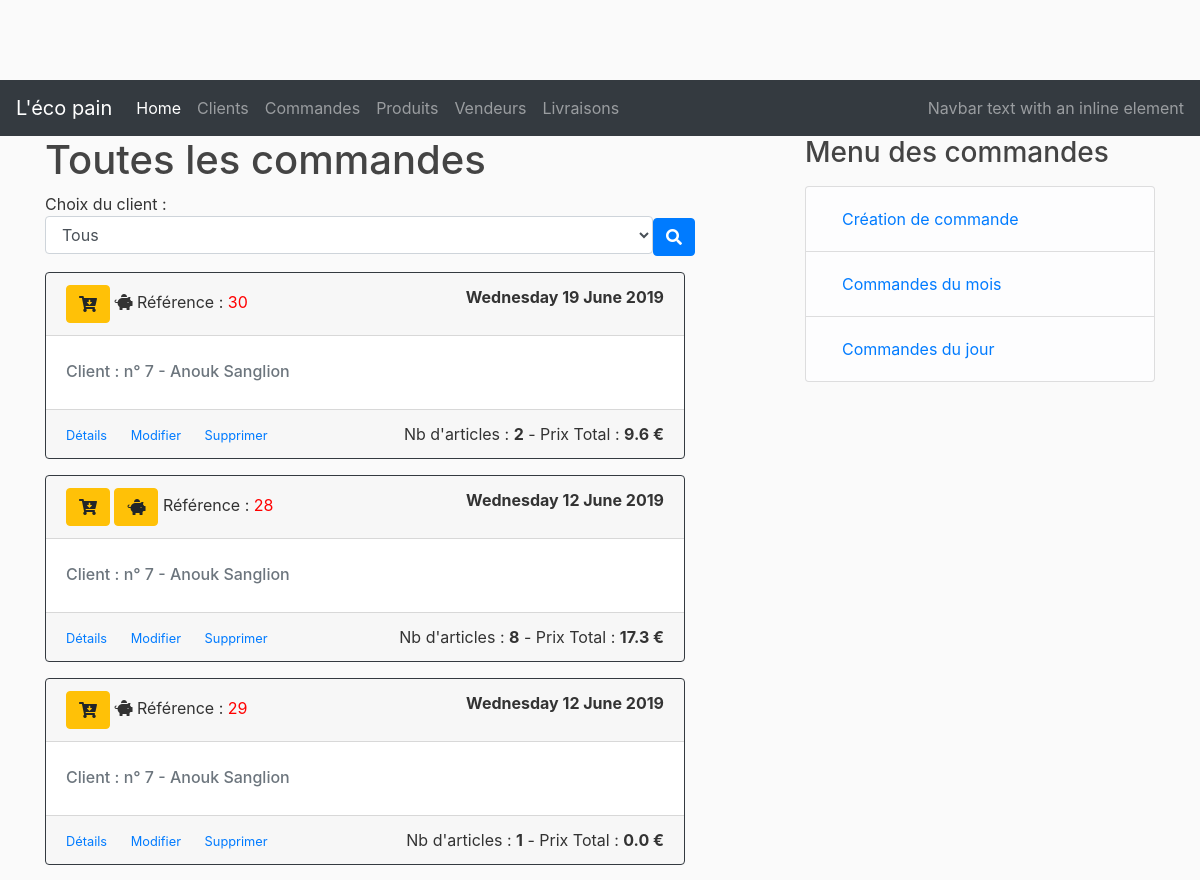
The page /orders (upper part) on the database as committed earlier.
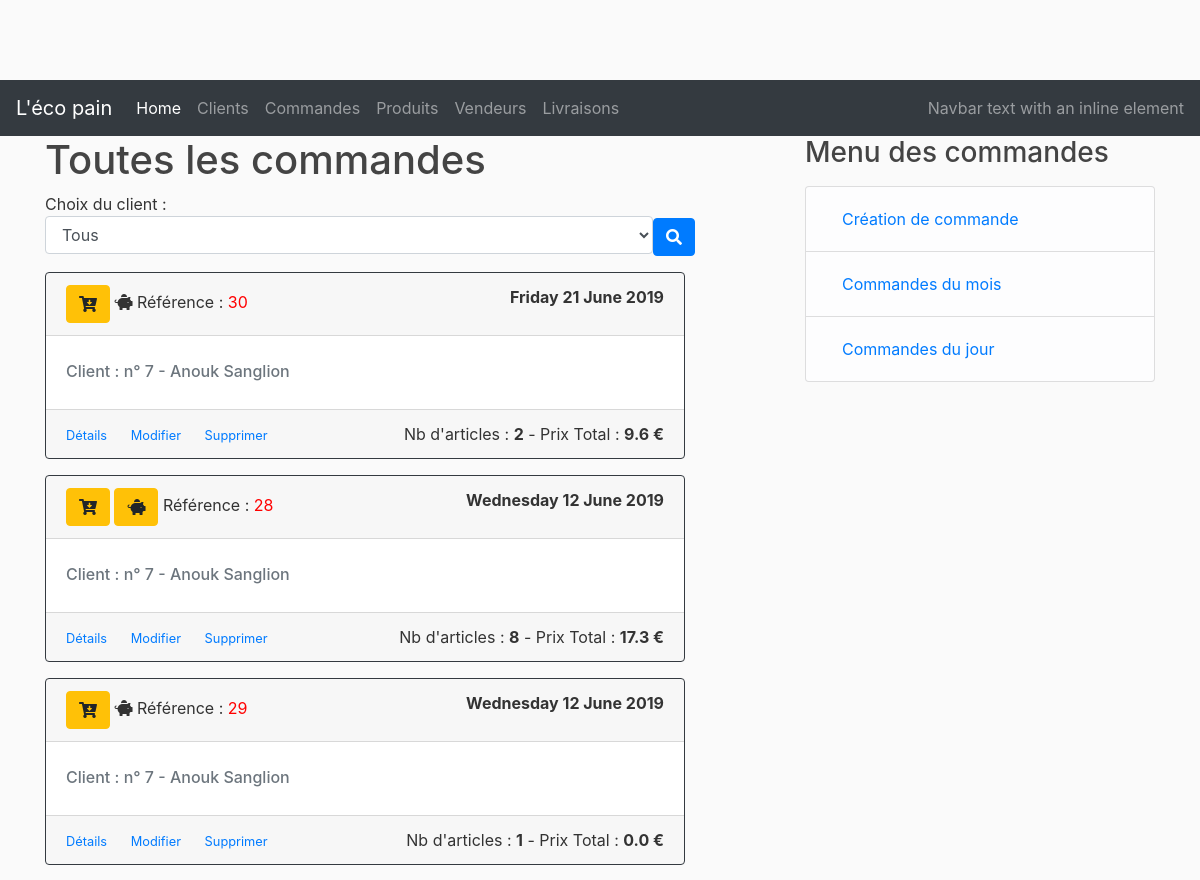
The same page on the database as committed later.
### lecopain/dao/models.py (models this page shows, shortened)
class CustomerOrder(db.Model)   :
    __tablename__               = 'customer_orders'
    id                          = db.Column(db.Integer, primary_key                             = True)
    title                       = db.Column(db.String(50), nullable                             = False)
    created_at                  = db.Column(db.DateTime, nullable                               = False, default = datetime.utcnow)
    customer_id                 = db.Column(db.Integer, db.ForeignKey('customers.id'), nullable = False)
    status                      = db.Column(db.String(20), nullable                             = False)
    vendorOrders                = db.relationship('VendorOrder', backref = 'customerOrder', lazy = True)
    delivery                    = db.relationship('Delivery', uselist=False)
    delivery_dt                 = db.Column(db.DateTime)
    payement_status             = db.Column(db.String(20), nullable                             = False)

### lecopain/controllers/order_controller.py (the view)
@order_page.route("/orders", methods=['GET', 'POST'])
def orders():
    orders = CustomerOrder.query.order_by(CustomerOrder.delivery_dt.desc()).all()
    customers = Customer.query.all()
    map = orderServices.get_maps_from_orders(orders)
    return render_template('/orders/orders.html', orders=orders, customers=customers, title="Toutes les commandes", map=map)

### lecopain/templates/orders/orders.html (shortened to what this page needs)
{% extends "layout.html" %}
{% block content %}
    <div class="form-group">
        Choix du client :<br>
        <select class="form-control" name="customer_id" style="width: 38rem; display:inline-block" >
            <option value="" SELECTED>Tous</option>
        </select><button type="button" id="more_fields" onclick="search_order_by_customer();" class="btn btn-primary display:inline-block" ><i class="fa fa-search"></i></button>
    </div>
    {% for order in orders %}
    <div class="card border-dark mb-3" style="width: 40rem;">
        <div class="card-header">
            {% if order.status == 'CREE' %}
            <span class="btn btn-warning" style="font-size: 1,8em;">
            {% endif %}
                <i class="fas fa-cart-arrow-down "></i>
            </span>
            {% if order.payement_status == 'NON_PAYEE' and order.status != 'LIVREE'%}
            <span class="btn btn-warning" style="font-size: 1,9em;">
            {% endif %}
                <i class="fas fa-piggy-bank "></i>
            </span>
            Référence : <span style="color:red">{{order.id}}</span>
            <span style="float: right"><b>{{ order.delivery_dt.strftime('%A %d %B %Y') }}</b></span>
        </div>
        <div class="card-body">
            <h6 class="card-subtitle mb-2 text-muted">Client : n° {{ order.customer_id }} - {{map['CUSTOMER'][order.id]}}</h6>
        </div>
        <div class="card-footer">
            <small class="text-muted">
                <a href="/orders/{{order.id}}" class="card-link">Détails</a>
                <a href="/orders/update/{{order.id}}" class="card-link">Modifier</a>
                <a href="/orders/delete/{{order.id}}" class="card-link">Supprimer</a>
            </small>
            <span style="float: right">Nb d'articles : <b>{{ map['NB_PRODUCTS'][order.id] }}</b> - Prix Total : <b>{{ map['TOTAL'][order.id] }} €</b></span>
        </div>
    </div>
    {% endfor %}
{% endblock %}
{% block right_menu %}
<div class="content-section">
    <h3>Menu des commandes</h3>
    <p class='text-muted'>
        <ul class="list-group">
        <li class="list-group-item list-group-item-light">
            <a class="nav-link" href="/orders/new">Création de commande</a></li>
        <li class="list-group-item list-group-item-light">
            <a class="nav-link" href="/orders/year/0/month/0">Commandes du mois</a></li>
        <li class="list-group-item list-group-item-light">
            <a class="nav-link" href="/orders/year/0/month/0/day/0">Commandes du jour</a></li>
        </ul>
    </p>
</div>
{% endblock %}

Rows that differ between the two databases and show on the page:
changed CustomerOrder id 30: delivery_dt "Wednesday 19 June 2019" → "Friday 21 June 2019"
